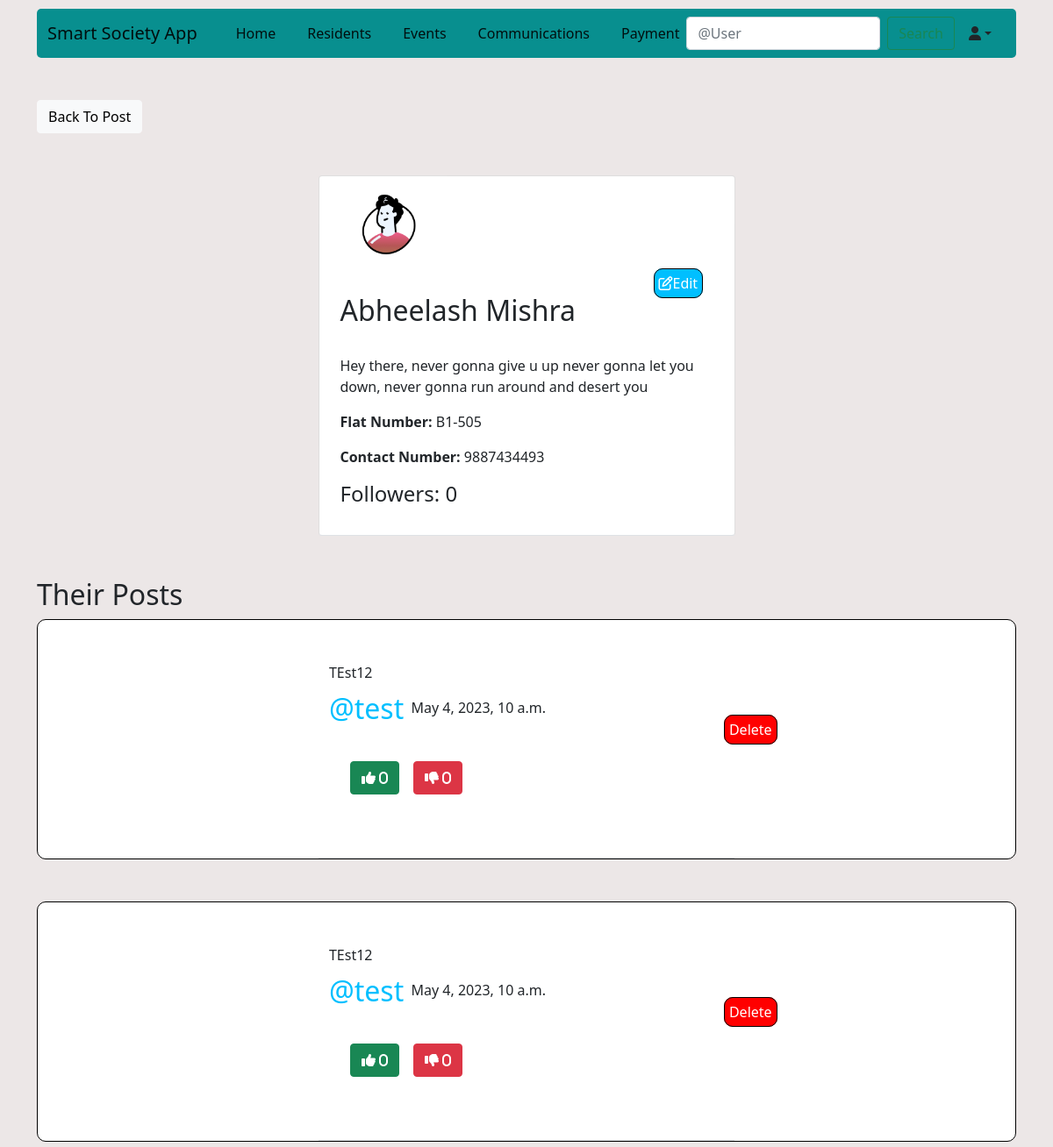
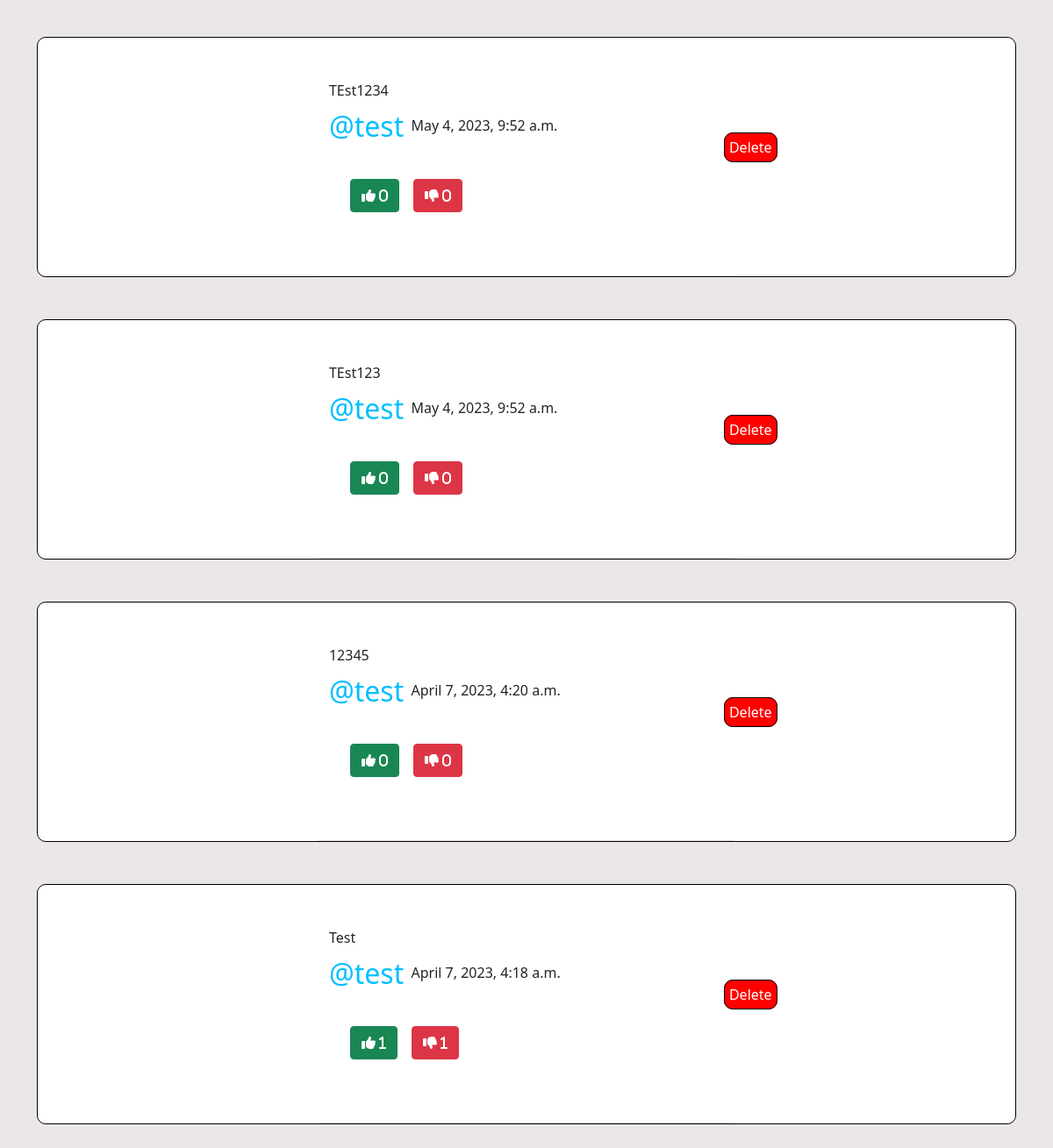
The page /main/communications/profile/2 (signed in) on the database its author committed (2 pictures, top to bottom).
### communications/models.py (models this page shows)
class Profile(models.Model):
    user = models.OneToOneField(User, primary_key=True, verbose_name="user", related_name="profile", on_delete=models.CASCADE)
    name = models.CharField(max_length=30, blank=True, null=True)
    bio = models.TextField(blank= True, null=True)
    birthday = models.DateField(blank= True, null=True)
    picture = models.ImageField(upload_to="uploads/profile_pic", default="uploads/profile_pic/default_PP.jpg", blank=True)
    followers = models.ManyToManyField(User, blank=True, related_name="followers")
    flat_no = models.CharField(max_length=6, default="N/A")
    contact_no = models.CharField(max_length=13, default="N/A")

class Post(models.Model):
    body = models.TextField()
    created = models.DateTimeField(default=timezone.now)
    author = models.ForeignKey(User, on_delete=models.CASCADE)
    likes = models.ManyToManyField(User, blank=True, related_name="likes")
    dislikes = models.ManyToManyField(User, blank=True, related_name="dislikes")

### communications/views.py (the view)
# urls.py: path("profile/<int:pk>", ProfileView.as_view(), name="profile"),
class ProfileView(View):
    def get(self, request, pk, *args, **kwargs):
        profile = Profile.objects.get(pk=pk)
        user = profile.user
        posts = Post.objects.filter(author=user).order_by("-created")
        followers = profile.followers.all()
        followers_count = len(followers)
        if followers_count == 0:
            is_a_follower = False
        for follower in followers:
            if follower == request.user:
                is_a_follower = True
                break
            else:
                is_a_follower = False
        context = {
            "user": user,
            "profile": profile,
            "posts": posts,
            "followers_count": followers_count,
            "is_a_follower": is_a_follower,
        }
        return render(request, "profile.html", context)

### communications/templates/profile.html (shortened to what this page needs)
{% extends "base_layout.html" %}
{% load crispy_forms_tags %}
{% block content %}
    <div class="container">
        <div>
            <div class="row mt-5">
                <div class="col-md-5 col-sm-6">
                    <a class="btn btn-light" href="{% url "content_list" %}">Back To Post</a>
                </div>
            </div>
        </div>
        <div class="row justify-content-center mt-5 mb-5">
            <div class="card col-md-5 col-sm-15 border-bottom px-4">
                <img src="{{ profile.picture.url }}" width="80" height="80" class="rounded-circle" alt="Profile Pic"
                     style="margin: 15px"/>
                <span>
                    {% if request.user == user %}
                        <a href="{% url "profile_edit" profile.pk %}"
                           style="text-decoration: none; margin-left: 84%; background-color: deepskyblue; padding: 5px; color: white; border: solid 1px black; border-radius: 10px"><i
                                class="fa fa-edit"></i>Edit</a>
                    {% endif %}
                </span>
                {% if profile.name %}
                    <h2>{{ profile.name }}</h2>
                {% endif %}
                <br>
                {% if profile.bio %}
                    <p>{{ profile.bio }}</p>
                {% endif %}
                <p><strong>Flat Number: </strong> {{ profile.flat_no }}</p>
                {% if user.is_superuser %}
                <p><strong>Contact Number: </strong> {{ profile.contact_no }}</p>
                {% endif %}
                <h4>Followers: {{ followers_count }}</h4>
                <br>
            </div>
        </div>
        <h2>Their Posts</h2>
        {% for post in posts %}
            <div class="mb-5"
                 style="border: solid 1px black; border-radius: 10px; width: 100%; background-color: white">
                <div class="row justify-content-center mt-5">
                    <div class="col-md-5 col-sm-5 border-bottom pb-5">
                        <p>{{ post.body }}</p>
                        <div class="post_header">
                            <h2 style="display: inline; vertical-align: top; line-height: 25px;"><a
                                    href="{% url "profile" post.author.profile.pk %}"
                                    style="text-decoration: none; color: deepskyblue">@{{ post.author }} </a></h2>
                            <p style="display: inline; vertical-align: top; ">{{ post.created }}</p>
                            {% if user == post.author %}
                                <a href="{% url 'delete_post' post.id %}"
                                   style="text-decoration: none; margin-left: 450px; background-color: red; padding: 5px; color: white; border: solid 1px black; border-radius: 10px">Delete</a>
                            {% endif %}
                            <div class="d-flex flex-row p-3">
                                <form action="{% url "likes" post.pk %}" method="POST" class="m-2">
                                    <button type="submit" class="btn btn-success"><i
                                            class="fa fa-thumbs-up"><span> {{ post.likes.all.count }}</span></i>
                                    </button>
                                </form>
                                <form action="{% url "dislikes" post.pk %}" method="POST" class="m-2">
                                    <button type="submit" class="btn btn-danger"><i
                                            class="fa fa-thumbs-down"><span> {{ post.dislikes.all.count }}</span></i>
                                    </button>
                                </form>
                            </div>
                        </div>
                    </div>
                </div>
            </div>
        {% endfor %}
    </div>
{% endblock content %}

### rows shown on the page
Profile: picture (picture), name "Abheelash Mishra", bio "Hey there, never gonna give u up never gonna let you down, never gonna run around and desert you", flat_no "B1-505", contact_no "9887434493"
Post: body "TEst12", author "test", created "May 4, 2023, 10 a.m.", shows "Delete", likes.all.count "0", dislikes.all.count "0"
Post: body "TEst12", author "test", created "May 4, 2023, 10 a.m.", shows "Delete", likes.all.count "0", dislikes.all.count "0"
Post: body "TEst1234", author "test", created "May 4, 2023, 9:52 a.m.", shows "Delete", likes.all.count "0", dislikes.all.count "0"
Post: body "TEst123", author "test", created "May 4, 2023, 9:52 a.m.", shows "Delete", likes.all.count "0", dislikes.all.count "0"
Post: body "12345", author "test", created "April 7, 2023, 4:20 a.m.", shows "Delete", likes.all.count "0", dislikes.all.count "0"
Post: body "Test", author "test", created "April 7, 2023, 4:18 a.m.", shows "Delete", likes.all.count "1", dislikes.all.count "1"

### other values the page prints
{{ followers_count }} "0"
